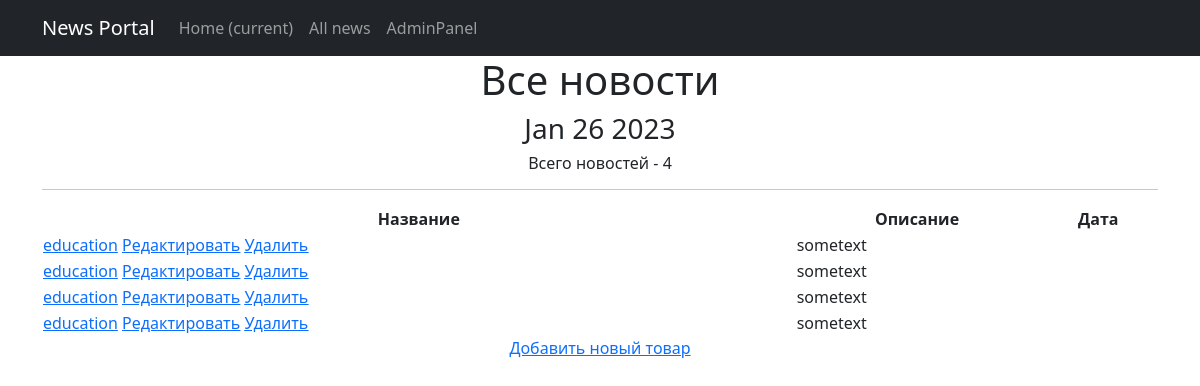
Page /news/ on the committed database.
### news/models.py (models this page shows, shortened)
class Post(models.Model):
    Author = models.ForeignKey(Author, on_delete=models.CASCADE)
    News = 'N'
    Article = 'A'
    CATEGORY_CHOICES = (
        (News, 'News'),
        (Article, 'Article'),
    )
    categoryContent = models.CharField(max_length=1, choices=CATEGORY_CHOICES, default=Article)
    date = models.DateTimeField(auto_now_add=True)
    postCategory = models.ManyToManyField(Category, through='PostCategory')
    title = models.CharField(max_length=64)
    text = models.TextField()
    rating = models.SmallIntegerField(default=0)

### news/views.py (the view)
# urls.py: path('', PostList.as_view()),
class PostList(ListView):
    model = Post
    template_name = 'news.html'
    context_object_name = 'news'
    def get_context_data(self, **kwargs):
        context = super().get_context_data(**kwargs)
        context['time_now'] = datetime.utcnow()
        context['next_sale'] = None
        return context

### news/templatetags/custom_filters.py (called while the page is built)
@register.filter(name='Censor')
def censor(value):
    try:
        if not isinstance(value, str):
            raise AttributeError
        value_low = value.lower()
        value_split_low = value_low.split(' ')
        value_split = value.split(' ')
        j = 0
        for i in value_split_low:
            if i == '        ':
                i = 'п*******'
                value_split[j] = i
            j += 1
        return f'{" ".join(value_split)}'
    except TypeError:
        print('value - not str')

### news/templatetags/custom_tags.py (called while the page is built)
@register.simple_tag()
def current_time(format_string='%b %d %Y'):
   return datetime.utcnow().strftime(format_string)

### templates/news.html (shortened to what this page needs)
{% extends 'flatpages/default.html' %}
{% load custom_filters %}
{% load custom_tags %}
{% block content %}
    <h1>Все новости</h1>
    <h3>{% current_time '%b %d %Y' %}</h3>
    <h6>Всего новостей - {{ news | length }}</h6>
    <hr>
    {% if news %}
        <table class="col-lg-12 text-center">
            <tr>
                <td>
                    <b>Название</b>
                </td>
                <td>
                    <b>Описание</b>
                </td>
                <td>
                    <b>Дата</b>
                </td>
            </tr>
        {% for new in news %}
            <tr>
                <td style="text-align: left">
                     <a href="{% url 'post_detail' new.id %}">{{ new.title | Censor }}</a>
                     <a href="{% url 'post_update' new.id %}"><u>Редактировать</u></a>
                     <a href="{% url 'post_delete' new.id %}"><u> Удалить </u></a>
                </td>
                <td style="text-align: left">
                    {{ new.text | truncatechars:20 | Censor }}
                </td>
                <td style="text-align: center">
                </td>
            </tr>
        {% endfor %}
        </table>
    {% else %}
        <h2>Новостей нет!</h2>
    {% endif %}
<a href="{% url 'post_create' %}">Добавить новый товар</a> <br>
{% endblock content %}

### rows in the picture
Post: title|Censor "education", text|Censor "sometext"
Post: title|Censor "education", text|Censor "sometext"
Post: title|Censor "education", text|Censor "sometext"
Post: title|Censor "education", text|Censor "sometext"

### other values in the picture
{{ news | length }} "4"
